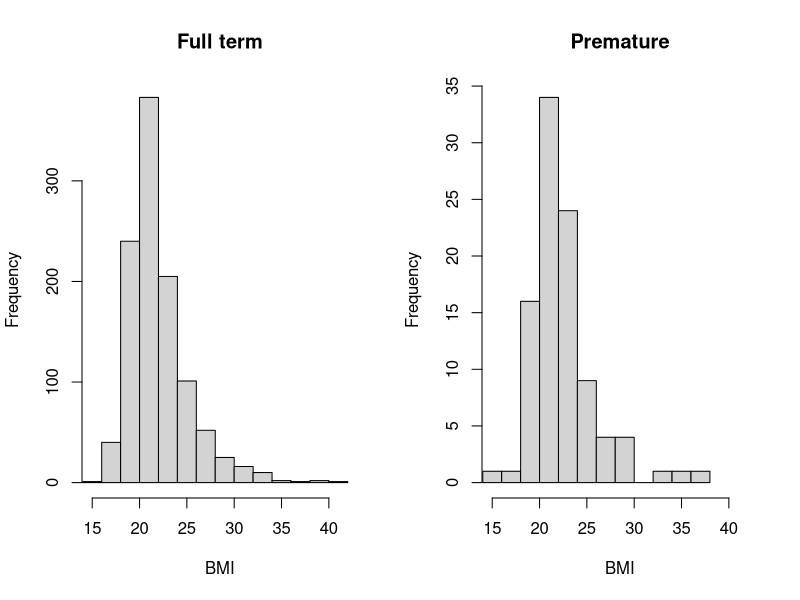
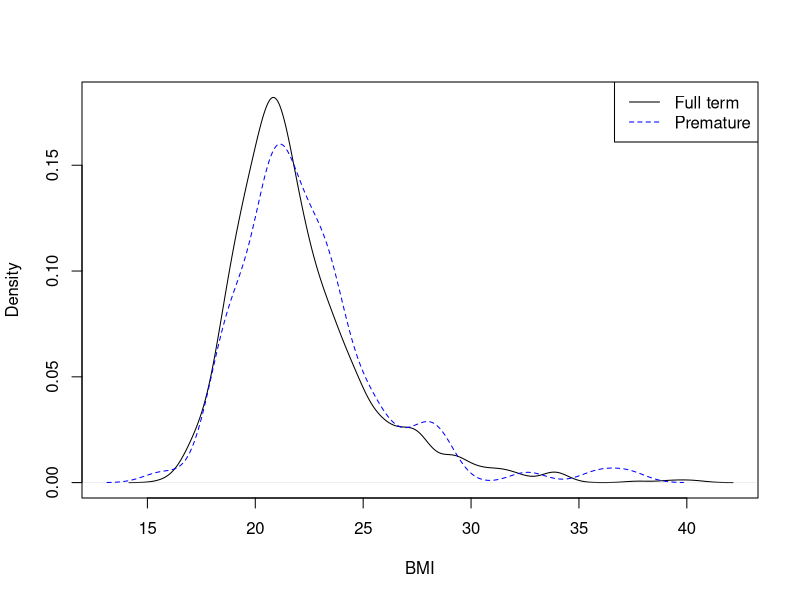
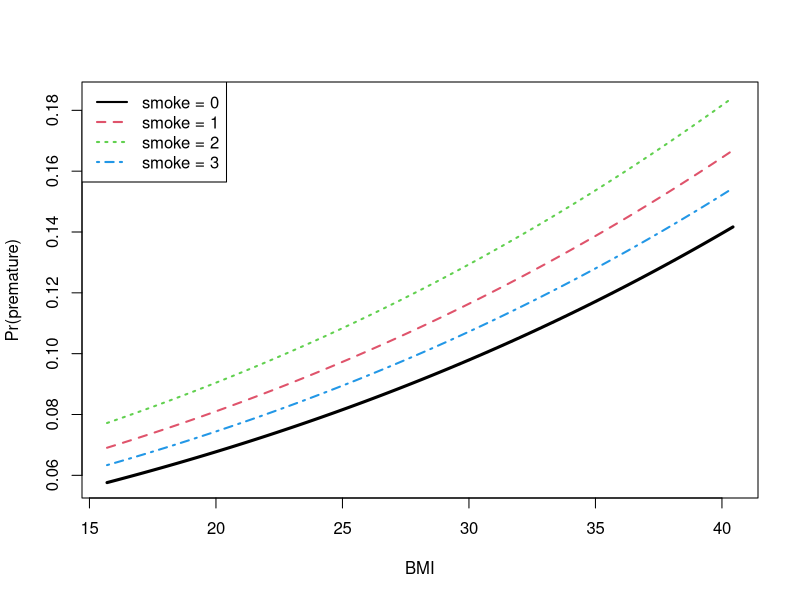

Here is the R script that generated these plots, in order:
## Workshop 4, 24/3/22 - Examples of logistic regression

#######################################################################
## 1. Prediction of premature birth, using data from the 'UsingR' library

## Does mother's BMI or smoking affect likelihood of premature birth?

babies = read.table("babies.txt", header=T)

summary(babies) # Note strange maxima

## Prepare data set for analysis
babies2 = subset(babies, 
              subset = gestation < 999 & wt1 < 999 & ht < 99 & smoke < 9,
              select = c("gestation", "smoke", "wt1", "ht"))

summary(babies2)

## Premature if gestation < 37 full weeks
babies2$prem = as.numeric(babies2$gestation < 7*37)

## BMI = weight (kg) / height (cm) squared
babies2$bmi = (babies2$wt1/2.2) / (babies2$ht*2.54/100)^2

babies2$smoke = as.factor(babies2$smoke)

## Eploratory data analysis

summary(babies2)

attach(babies2)
table(prem)

## BMI

lapply(split(bmi, prem), summary)

par(mfrow=c(1,2))
hist(bmi[prem==0], xlab="BMI", main="Full term", xlim=c(15,42))
hist(bmi[prem==1], xlab="BMI", main="Premature", xlim=c(15,42))
par(mfrow=c(1,1))

## Comment on any differences

## (Extension: Kernel density estimates)
kdef = density(bmi[prem==0]); kdep = density(bmi[prem==1])
plot(kdef, xlim=range(kdef$x, kdep$x), ylim = range(kdef$y, kdep$y), xlab="BMI", main="")
lines(kdep, col="blue", lty=2)
legend(x="topright", lty=c(1,2), col=c("black", "blue"), legend = c("Full term", "Premature"))

## Smoking status: does mother smoke? Coding is
##  0 = never,
##  1 = smokes now,
##  2 = until current pregnancy,
##  3 = once did, not now,
##  9 = unknown

table(prem, smoke)
round(prop.table(table(prem, smoke), 1), 3)*100
round(prop.table(table(prem, smoke), 2), 3)*100

## Comment on any differences

fit.0 = glm(prem ~ 1, family=binomial)
fit.b = glm(prem ~ bmi, family=binomial)
fit.s = glm(prem ~ smoke, family=binomial)
fit.bs = glm(prem ~ bmi + smoke, family=binomial)
fit.bsi = glm(prem ~ bmi * smoke, family=binomial)

devs = c(deviance(fit.0), deviance(fit.b), deviance(fit.s), deviance(fit.bs), deviance(fit.bsi))
degs = c(df.residual(fit.0), df.residual(fit.b), df.residual(fit.s), df.residual(fit.bs), df.residual(fit.bsi))

tmp = cbind(devs, degs)
rownames(tmp) = c("Null", "B", "S", "B+S", "B*S")
tmp
qchisq(0.05, df=1:5, lower.tail=F)

## Which model do you prefer?

## Visualise main effects model

summary(fit.bs)

b = seq(from = min(bmi), to = max(bmi), length=201)
nd = data.frame(bmi = b, smoke = as.factor(rep("0", 201)))
fv0 = predict(fit.bs, type="response",
              data.frame(bmi = b, smoke = as.factor(rep("0", 201))))
fv1 = predict(fit.bs, type="response",
              data.frame(bmi = b, smoke = as.factor(rep("1", 201))))
fv2 = predict(fit.bs, type="response",
              data.frame(bmi = b, smoke = as.factor(rep("2", 201))))
fv3 = predict(fit.bs, type="response",
              data.frame(bmi = b, smoke = as.factor(rep("3", 201))))
plot(b, fv0, type="l", ylim=range(fv0, fv1, fv2, fv3), xlab = "BMI", ylab = "Pr(premature)", lwd=3)
lines(b, fv1, lty=2, col=2, lwd=2)
lines(b, fv2, lty=3, col=3, lwd=2)
lines(b, fv3, lty=4, col=4, lwd=2)
legend(x="topleft", lty=1:4, col=1:4, lwd=2, 
       legend = c("smoke = 0", "smoke = 1", "smoke = 2", "smoke = 3"))

detach(babies2)
rm(list=ls())

#######################################################################
## Spam emails

## 5,000 'spam' emails sent with either first name or offer in
## subject.  Number of opened emails were tracked.  Do these factors
## affect the chances of a spam email being opened?

y = c(120, 45, 34, 8)
m = c(1250, 1250, 1250, 1250)
fname = factor(c(1, 1, 0, 0))
offer = factor(c(1, 0, 1, 0))

spam = data.frame(y, m, fname, offer)
spam

ym = cbind(y, m-y)
fit.fo = glm(ym ~ fname + offer, family=binomial)
summary(fit.fo)
fitted(fit.fo, type="response")

spam.data = matrix(y/m, byrow=T, ncol=2)
rownames(spam.data) = c("fname T", "fname F")
colnames(spam.data) = c("offer T", "offer F")
spam.data

spam.fv = matrix(fitted(fit.fo, type="response"), byrow=T, ncol=2)
rownames(spam.fv) = c("fname T", "fname F")
colnames(spam.fv) = c("offer T", "offer F")
round(spam.fv, 4)
